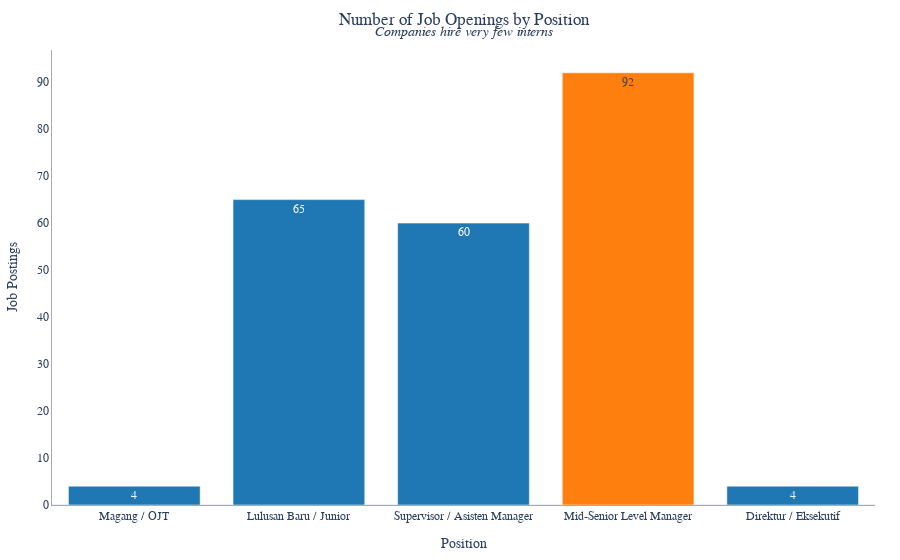

Notebook code for this chart:
### Code cell
temp_df = df.copy()
temp_df = temp_df.groupby('Position').count()['Id']

colors = ['#1F77B4']*5
colors[3] = "#FF7F0E"

fig = px.bar(temp_df, title='Number of Job Openings by Position',
            labels={'position':'Position', 'value':'Job Postings'},
            hover_data={'variable':False, 'value':':d'}, text_auto=True)
fig.update_layout(showlegend=False, yaxis_showgrid=False)
fig.update_xaxes(categoryorder='array',categoryarray=['Magang / OJT','Lulusan Baru / Junior','Supervisor / Asisten Manager'\
                                                      ,'Mid-Senior Level Manager','Direktur / Eksekutif'])
fig.update_traces(texttemplate="%{y:d}", marker_color=colors)

fig.add_annotation(xref='x domain', yref="y domain", x=0.5, y=1.06, font_size=14,
                   text="<i>Companies hire very few interns</i>", showarrow=False)

fig.write_html("./static/plots/position.html")
fig.show()

### Figure 1 — Plotly figure (JSON) as saved in the notebook; plotly's stock layout.template omitted (floating-point values rounded to 4 significant figures)
{"data": [{"alignmentgroup": "True", "customdata": [["Id"], ["Id"], ["Id"], ["Id"], ["Id"]], "hovertemplate": "Position=%{x}<br>Job Postings=%{y:d}<extra></extra>", "legendgroup": "Id", "marker": {"color": ["#1F77B4", "#1F77B4", "#1F77B4", "#FF7F0E", "#1F77B4"], "pattern": {"shape": ""}}, "name": "Id", "offsetgroup": "Id", "orientation": "v", "showlegend": true, "textposition": "auto", "texttemplate": "%{y:d}", "type": "bar", "x": ["Direktur / Eksekutif", "Lulusan Baru / Junior", "Magang / OJT", "Mid-Senior Level Manager", "Supervisor / Asisten Manager"], "xaxis": "x", "y": [4, 65, 4, 92, 60], "yaxis": "y"}], "layout": {"annotations": [{"font": {"size": 14}, "showarrow": false, "text": "<i>Companies hire very few interns</i>", "x": 0.5, "xref": "x domain", "y": 1.06, "yref": "y domain"}], "barmode": "relative", "legend": {"title": {"text": "variable"}, "tracegroupgap": 0}, "showlegend": false, "title": {"text": "Number of Job Openings by Position"}, "xaxis": {"anchor": "y", "categoryarray": ["Magang / OJT", "Lulusan Baru / Junior", "Supervisor / Asisten Manager", "Mid-Senior Level Manager", "Direktur / Eksekutif"], "categoryorder": "array", "domain": [0, 1], "title": {"text": "Position"}}, "yaxis": {"anchor": "x", "domain": [0, 1], "showgrid": false, "title": {"text": "Job Postings"}}}}
